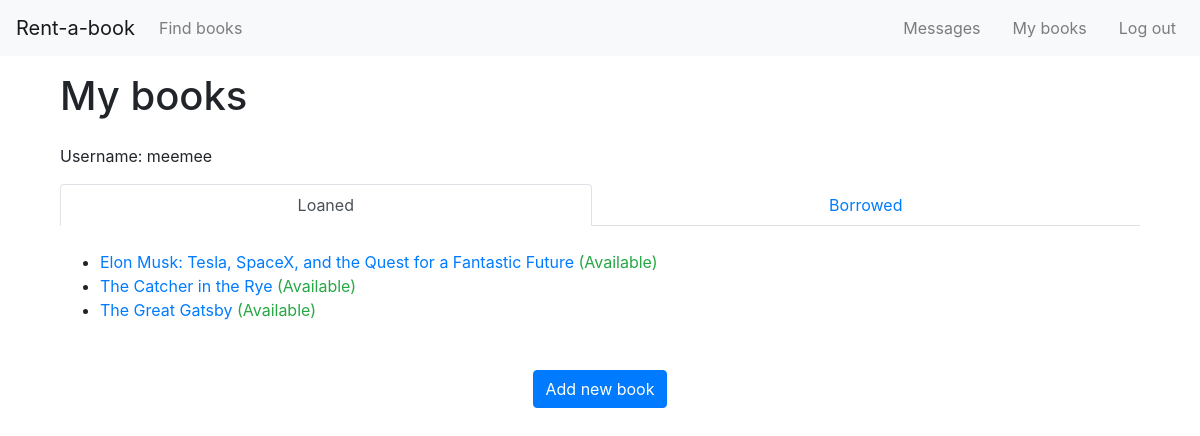
The app's page /mybooks/ (signed in) with its own data.
### rentabook/models.py (models this page shows, shortened)
class BookInstance(models.Model):
    created_by = models.ForeignKey(User, on_delete=models.SET_NULL, null=True, related_name="owner")
    borrower = models.ForeignKey(User, on_delete=models.SET_NULL, null=True, blank=True, related_name="borrower")
    cover = models.ImageField(upload_to='images/', blank=True)
    def cover_tag(self):
        if self.cover:
            return mark_safe('<img src="%s" style="width: 45px; height: 60px;" />' % self.cover.url)
        else:
            return 'No Cover Found'
    cover_tag.short_description = 'Cover'
    title = models.CharField(max_length=255, help_text='Enter book title')
    author = models.CharField(max_length=255, help_text='Enter book author')
    genre = models.ManyToManyField(Genre, help_text='Select a genre for this book')
    summary = models.TextField(
        blank=True,
        max_length=1000,
        help_text='Enter a brief description of the book')
    condition_choices = [
        ('1', 'Like New'),
        ('2', 'Good'),
        ('3', 'Fair'),
    ]
    condition = models.CharField(
        choices=condition_choices,
        max_length=1,
        blank=False,
        default='p')
    price_choices = [(i, i) for i in range (10, 60, 10)]
    price = models.IntegerField(choices=price_choices, default=10)
    due_back = models.DateField(null=True, blank=True)
    LOAN_STATUS = (
        ('o', 'On loan'),
        ('a', 'Available'),
        ('m', 'Maintenance'),
    )
    status = models.CharField(
        max_length=1,
        choices=LOAN_STATUS,
        blank=True,
        default='a',
        help_text='Book availability',
    )
    class Meta:
        ordering = ['due_back']
    def display_genre(self):
        """Create a string for the Genre. This is required to display genre in Admin."""
        return ', '.join(genre.name for genre in self.genre.all()[:3])
    display_genre.short_description = 'Genre'
    @property
    def is_overdue(self):
        if self.due_back and date.today() > self.due_back:
            return True
        return False

### rentabook/views.py (the view)
# urls.py: path('mybooks/', views.BooksByUserListView.as_view(), name='my-books'),
class BooksByUserListView(LoginRequiredMixin,generic.ListView):
    model = BookInstance
    template_name ='rentabook/my_books.html'
    paginate_by = 10
    def get_queryset(self):
        return BookInstance.objects.filter(borrower=self.request.user).filter(status__exact='o').order_by('-due_back')
    def get_context_data(self, **kwargs):
        context = super(BooksByUserListView, self).get_context_data(**kwargs)
        context['loaned_books'] = BookInstance.objects.filter(created_by=self.request.user).order_by('-due_back')
        context["new_message"] = new_message_alert(self.request.user)
        return context

### rentabook/utils.py (called while the page is built)
def new_message_alert(request_user):
    convos = Dialog.objects.filter(Q(owner=request_user) | Q(opponent=request_user))
    if len(convos) > 0:
        for convo in convos:
            if convo.messages.all().count() > 0:
                if not convo.messages.last().read and convo.messages.last().sender != request_user:
                    return True
    return False

### rentabook/templates/rentabook/my_books.html (shortened to what this page needs)
{% extends "base_generic.html" %}
{% block main %}
<h1>My books</h1>
<div class="py-3">
    {% if user.is_authenticated %}
    Username: {{ user.get_username }}
    {% endif %}
</div>
<ul class="nav nav-tabs nav-fill" id="my_books" role="tablist">
    <li class="nav-item">
        <a class="nav-link active" id="loaned-tab" data-toggle="tab" href="#loaned" role="tab" aria-controls="loaned"
            aria-selected="true">Loaned</a>
    </li>
    <li class="nav-item">
        <a class="nav-link" id="borrowed-tab" data-toggle="tab" href="#borrowed" role="tab" aria-controls="borrowed"
            aria-selected="false">Borrowed</a>
    </li>
</ul>
<div class="tab-content" id="myTabContent">
    <div class="tab-pane fade show active" id="loaned" role="tabpanel" aria-labelledby="loaned-tab">
        <br>
        {% if loaned_books %}
        <ul>
            {% for bookinst in loaned_books %}
            <li class="{% if bookinst.is_overdue %}text-danger{% endif %}">
                <a href="{% url 'book-detail' bookinst.pk %}">{{ bookinst.title}}</a>
                {% if bookinst.status == 'o' %}
                    <span class="text-warning">
                        ({{ bookinst.get_status_display }} to
                        <a href="{% url 'dialogs_detail' bookinst.borrower %}" style="color:inherit">
                        <b>{{ bookinst.borrower }}</b></a>
                        - {{ bookinst.due_back }})
                    </span>
                {% else %}
                     <span class="{% if bookinst.status == 'a' %}text-success{% else %}text-danger{% endif %}">
                    ({{ bookinst.get_status_display }})
                    </span>
                {% endif %}
            </li>
            {% endfor %}
        </ul>
        {% else %}
        <p>There are no books loaned.</p>
        {% endif %}
        <div class="my-5 text-center">
            <a href="{% url 'add-book' %}">
                <button class="btn btn-primary">
                    Add new book
                </button>
            </a>
        </div>
    </div>
</div>
{% endblock %}

### records on screen
BookInstance: title "Elon Musk: Tesla, SpaceX, and the Quest for a Fantastic Future", status "Available"
BookInstance: title "The Catcher in the Rye", status "Available"
BookInstance: title "The Great Gatsby", status "Available"

### other values on screen
{{ user.get_username }} "meemee"
